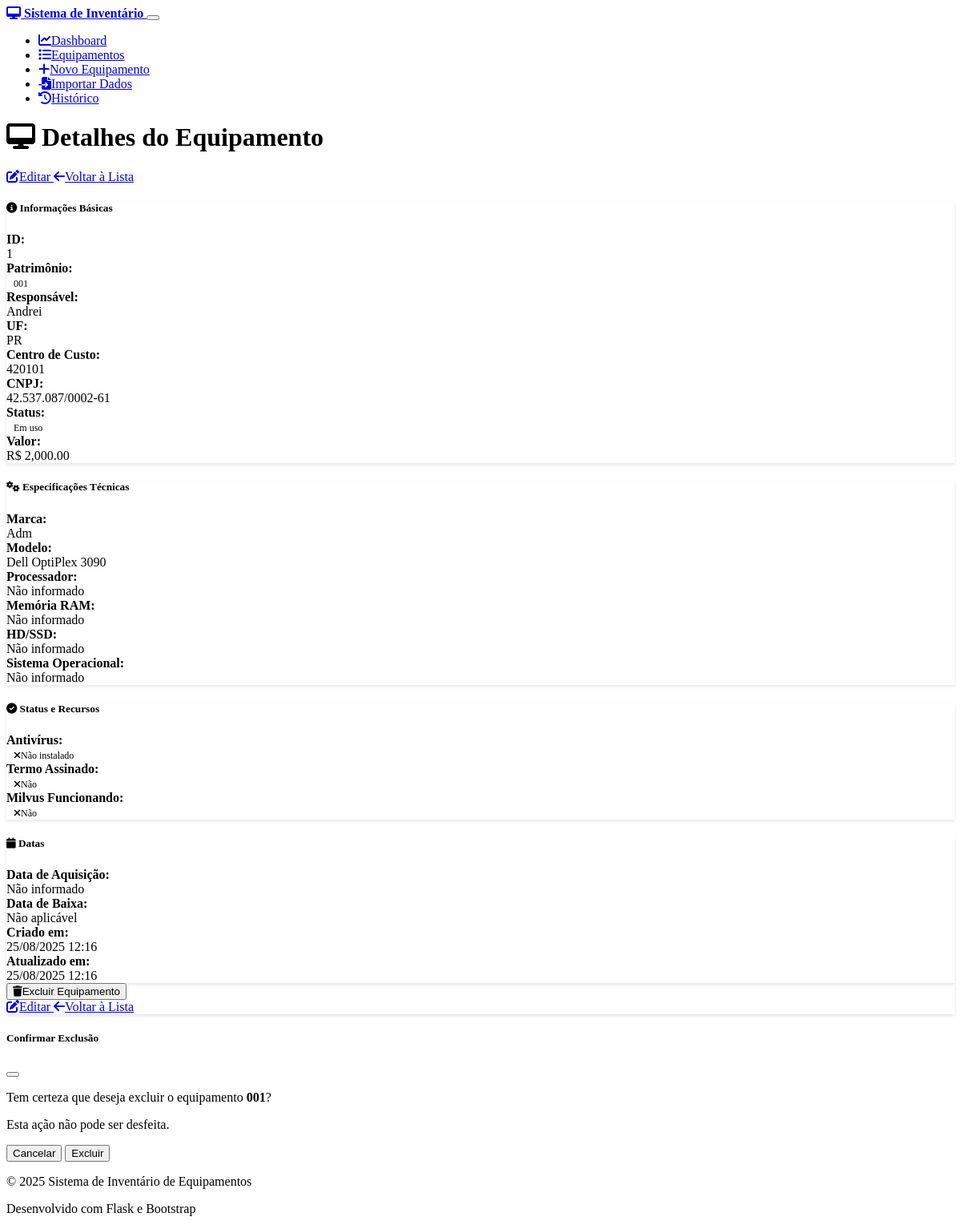
Page /equipment/1 on the committed database.
### models.py (models this page shows, shortened)
class Equipment(db.Model):
    __tablename__ = 'equipment'
    id = db.Column(db.Integer, primary_key=True)
    responsavel = db.Column(db.String(100), nullable=False)
    uf = db.Column(db.String(2), nullable=False)
    cc = db.Column(db.String(20), nullable=False)  # Centro de Custo
    cnpj = db.Column(db.Text, nullable=False)  # Mudando para Text para permitir múltiplos CNPJs
    fornecedor = db.Column(db.String(100), nullable=True)  # Novo campo fornecedor
    modelo = db.Column(db.String(100), nullable=False)
    status = db.Column(db.String(50), nullable=False, default='Em uso')
    patrimonio = db.Column(db.String(50), unique=True, nullable=False)
    valor = db.Column(db.Float, nullable=False, default=0.0)
    marca = db.Column(db.String(50), nullable=True)
    processador = db.Column(db.String(100), nullable=True)
    memoria_ram = db.Column(db.String(20), nullable=True)
    hd_ssd = db.Column(db.String(50), nullable=True)
    sistema_operacional = db.Column(db.String(50), nullable=True)
    antivirus = db.Column(db.Boolean, default=False)
    termo_assinado = db.Column(db.Boolean, default=False)
    milvus_funcionando = db.Column(db.Boolean, default=False)
    data_aquisicao = db.Column(db.Date, nullable=True)
    data_baixa = db.Column(db.Date, nullable=True)
    created_at = db.Column(db.DateTime, default=datetime.utcnow)
    updated_at = db.Column(db.DateTime, default=datetime.utcnow, onupdate=datetime.utcnow)
    endereco = db.Column(db.String(200), nullable=True)
    telefone = db.Column(db.String(20), nullable=True)
    email = db.Column(db.String(100), nullable=True)
    link_termos = db.Column(db.String(500), nullable=True)  # Link dos termos assinados
    historico_modificacoes = db.Column(db.Text, nullable=True)  # Histórico de modificações

### routes.py (the view)
@app.route('/equipment/<int:id>')
def equipment_detail(id):
    equipment = Equipment.query.get_or_404(id)
    return render_template('equipment_detail.html', equipment=equipment)

### templates/equipment_detail.html (shortened to what this page needs)
{% extends "base.html" %}
{% block content %}
<div class="row">
    <div class="col-12">
        <div class="d-flex justify-content-between align-items-center mb-4">
            <h1>
                <i class="fas fa-desktop me-2"></i>
                Detalhes do Equipamento
            </h1>
            <div>
                <a href="{{ url_for('equipment_edit', id=equipment.id) }}" class="btn btn-primary me-2">
                    <i class="fas fa-edit me-2"></i>Editar
                </a>
                <a href="{{ url_for('equipment_list') }}" class="btn btn-secondary">
                    <i class="fas fa-arrow-left me-2"></i>Voltar à Lista
                </a>
            </div>
        </div>
    </div>
</div>
<div class="row">
    <div class="col-md-6 mb-4">
        <div class="card">
            <div class="card-header">
                <h5 class="card-title mb-0">
                    <i class="fas fa-info-circle me-2"></i>
                    Informações Básicas
                </h5>
            </div>
            <div class="card-body">
                <div class="row mb-3">
                    <div class="col-sm-4"><strong>ID:</strong></div>
                    <div class="col-sm-8">{{ equipment.id }}</div>
                </div>
                <div class="row mb-3">
                    <div class="col-sm-4"><strong>Patrimônio:</strong></div>
                    <div class="col-sm-8"><span class="badge bg-primary">{{ equipment.patrimonio }}</span></div>
                </div>
                <div class="row mb-3">
                    <div class="col-sm-4"><strong>Responsável:</strong></div>
                    <div class="col-sm-8">{{ equipment.responsavel }}</div>
                </div>
                <div class="row mb-3">
                    <div class="col-sm-4"><strong>UF:</strong></div>
                    <div class="col-sm-8">{{ equipment.uf }}</div>
                </div>
                <div class="row mb-3">
                    <div class="col-sm-4"><strong>Centro de Custo:</strong></div>
                    <div class="col-sm-8">{{ equipment.cc }}</div>
                </div>
                <div class="row mb-3">
                    <div class="col-sm-4"><strong>CNPJ:</strong></div>
                    <div class="col-sm-8">{{ equipment.cnpj }}</div>
                </div>
                <div class="row mb-3">
                    <div class="col-sm-4"><strong>Status:</strong></div>
                    <div class="col-sm-8">
                        <span class="badge
                            {% if equipment.status == 'Em uso' %}bg-success
                            {% elif equipment.status == 'Disponível' %}bg-primary
                            {% elif equipment.status == 'Manutenção' %}bg-warning
                            {% elif equipment.status == 'Baixado' %}bg-danger
                            {% else %}bg-secondary{% endif %}">
                            {{ equipment.status }}
                        </span>
                    </div>
                </div>
                <div class="row mb-3">
                    <div class="col-sm-4"><strong>Valor:</strong></div>
                    <div class="col-sm-8"><span class="text-success fw-bold">R$ {{ "{:,.2f}".format(equipment.valor) }}</span></div>
                </div>
            </div>
        </div>
    </div>
    <div class="col-md-6 mb-4">
        <div class="card">
            <div class="card-header">
                <h5 class="card-title mb-0">
                    <i class="fas fa-cogs me-2"></i>
                    Especificações Técnicas
                </h5>
            </div>
            <div class="card-body">
                <div class="row mb-3">
                    <div class="col-sm-4"><strong>Marca:</strong></div>
                    <div class="col-sm-8">{{ equipment.marca or 'Não informado' }}</div>
                </div>
                <div class="row mb-3">
                    <div class="col-sm-4"><strong>Modelo:</strong></div>
                    <div class="col-sm-8">{{ equipment.modelo }}</div>
                </div>
                <div class="row mb-3">
                    <div class="col-sm-4"><strong>Processador:</strong></div>
                    <div class="col-sm-8">{{ equipment.processador or 'Não informado' }}</div>
                </div>
                <div class="row mb-3">
                    <div class="col-sm-4"><strong>Memória RAM:</strong></div>
                    <div class="col-sm-8">{{ equipment.memoria_ram or 'Não informado' }}</div>
                </div>
                <div class="row mb-3">
                    <div class="col-sm-4"><strong>HD/SSD:</strong></div>
                    <div class="col-sm-8">{{ equipment.hd_ssd or 'Não informado' }}</div>
                </div>
                <div class="row mb-3">
                    <div class="col-sm-4"><strong>Sistema Operacional:</strong></div>
                    <div class="col-sm-8">{{ equipment.sistema_operacional or 'Não informado' }}</div>
                </div>
            </div>
        </div>
    </div>
</div>
<div class="row">
    <div class="col-md-6 mb-4">
        <div class="card">
            <div class="card-header">
                <h5 class="card-title mb-0">
                    <i class="fas fa-check-circle me-2"></i>
                    Status e Recursos
                </h5>
            </div>
            <div class="card-body">
                <div class="row mb-3">
                    <div class="col-sm-6"><strong>Antivírus:</strong></div>
                    <div class="col-sm-6">
                        {% if equipment.antivirus %}
                            <span class="badge bg-success"><i class="fas fa-check me-1"></i>Instalado</span>
                        {% else %}
                            <span class="badge bg-danger"><i class="fas fa-times me-1"></i>Não instalado</span>
                        {% endif %}
                    </div>
                </div>
                <div class="row mb-3">
                    <div class="col-sm-6"><strong>Termo Assinado:</strong></div>
                    <div class="col-sm-6">
                        {% if equipment.termo_assinado %}
                            <span class="badge bg-success"><i class="fas fa-check me-1"></i>Sim</span>
                        {% else %}
                            <span class="badge bg-danger"><i class="fas fa-times me-1"></i>Não</span>
                        {% endif %}
                    </div>
                </div>
                <div class="row mb-3">
                    <div class="col-sm-6"><strong>Milvus Funcionando:</strong></div>
                    <div class="col-sm-6">
                        {% if equipment.milvus_funcionando %}
                            <span class="badge bg-success"><i class="fas fa-check me-1"></i>Sim</span>
                        {% else %}
                            <span class="badge bg-danger"><i class="fas fa-times me-1"></i>Não</span>
                        {% endif %}
                    </div>
                </div>
            </div>
        </div>
    </div>
    <div class="col-md-6 mb-4">
        <div class="card">
            <div class="card-header">
                <h5 class="card-title mb-0">
                    <i class="fas fa-calendar me-2"></i>
                    Datas
                </h5>
            </div>
            <div class="card-body">
                <div class="row mb-3">
                    <div class="col-sm-6"><strong>Data de Aquisição:</strong></div>
                    <div class="col-sm-6">
                        {% if equipment.data_aquisicao %}
                            {{ equipment.data_aquisicao.strftime('%d/%m/%Y') }}
                        {% else %}
                            Não informado
                        {% endif %}
                    </div>
                </div>
                <div class="row mb-3">
                    <div class="col-sm-6"><strong>Data de Baixa:</strong></div>
                    <div class="col-sm-6">
                        {% if equipment.data_baixa %}
                            {{ equipment.data_baixa.strftime('%d/%m/%Y') }}
                        {% else %}
                            Não aplicável
                        {% endif %}
                    </div>
                </div>
                <div class="row mb-3">
                    <div class="col-sm-6"><strong>Criado em:</strong></div>
                    <div class="col-sm-6">{{ equipment.created_at.strftime('%d/%m/%Y %H:%M') }}</div>
                </div>
                <div class="row mb-3">
                    <div class="col-sm-6"><strong>Atualizado em:</strong></div>
                    <div class="col-sm-6">{{ equipment.updated_at.strftime('%d/%m/%Y %H:%M') }}</div>
                </div>
            </div>
        </div>
    </div>
</div>
<div class="row">
    <div class="col-12">
        <div class="card">
            <div class="card-body">
                <div class="d-flex justify-content-between">
                    <button type="button" class="btn btn-danger" onclick="confirmDelete()">
                        <i class="fas fa-trash me-2"></i>Excluir Equipamento
                    </button>
                    <div>
                        <a href="{{ url_for('equipment_edit', id=equipment.id) }}" class="btn btn-primary me-2">
                            <i class="fas fa-edit me-2"></i>Editar
                        </a>
                        <a href="{{ url_for('equipment_list') }}" class="btn btn-secondary">
                            <i class="fas fa-arrow-left me-2"></i>Voltar à Lista
                        </a>
                    </div>
                </div>
            </div>
        </div>
    </div>
</div>
<div class="modal fade" id="deleteModal" tabindex="-1">
    <div class="modal-dialog">
        <div class="modal-content">
            <div class="modal-header">
                <h5 class="modal-title">Confirmar Exclusão</h5>
                <button type="button" class="btn-close" data-bs-dismiss="modal"></button>
            </div>
            <div class="modal-body">
                <p>Tem certeza que deseja excluir o equipamento <strong>{{ equipment.patrimonio }}</strong>?</p>
                <p class="text-danger">Esta ação não pode ser desfeita.</p>
            </div>
            <div class="modal-footer">
                <button type="button" class="btn btn-secondary" data-bs-dismiss="modal">Cancelar</button>
                <form method="POST" action="{{ url_for('equipment_delete', id=equipment.id) }}" style="display: inline;">
                    <button type="submit" class="btn btn-danger">Excluir</button>
                </form>
            </div>
        </div>
    </div>
</div>
{% endblock %}

### static/css/custom.css (style rules this page uses)
.card { border: none; box-shadow: 0 2px 4px rgba(0, 0, 0, 0.1); transition: all 0.3s ease; }
.badge { font-size: 0.75em; padding: 0.5em 0.75em; }
[data-bs-theme="dark"] .card { background-color: var(--bs-gray-900); border: 1px solid var(--bs-gray-700); }

### rows in the picture
Equipment: id "1", patrimonio "001", responsavel "Andrei", uf "PR", cc "420101", cnpj "42.537.087/0002-61", status "Em uso", valor "2,000.00", marca "Adm", modelo "Dell OptiPlex 3090", processador "Não informado", memoria_ram "Não informado", hd_ssd "Não informado", sistema_operacional "Não informado", created_at "25/08/2025 12:16", updated_at "25/08/2025 12:16"
